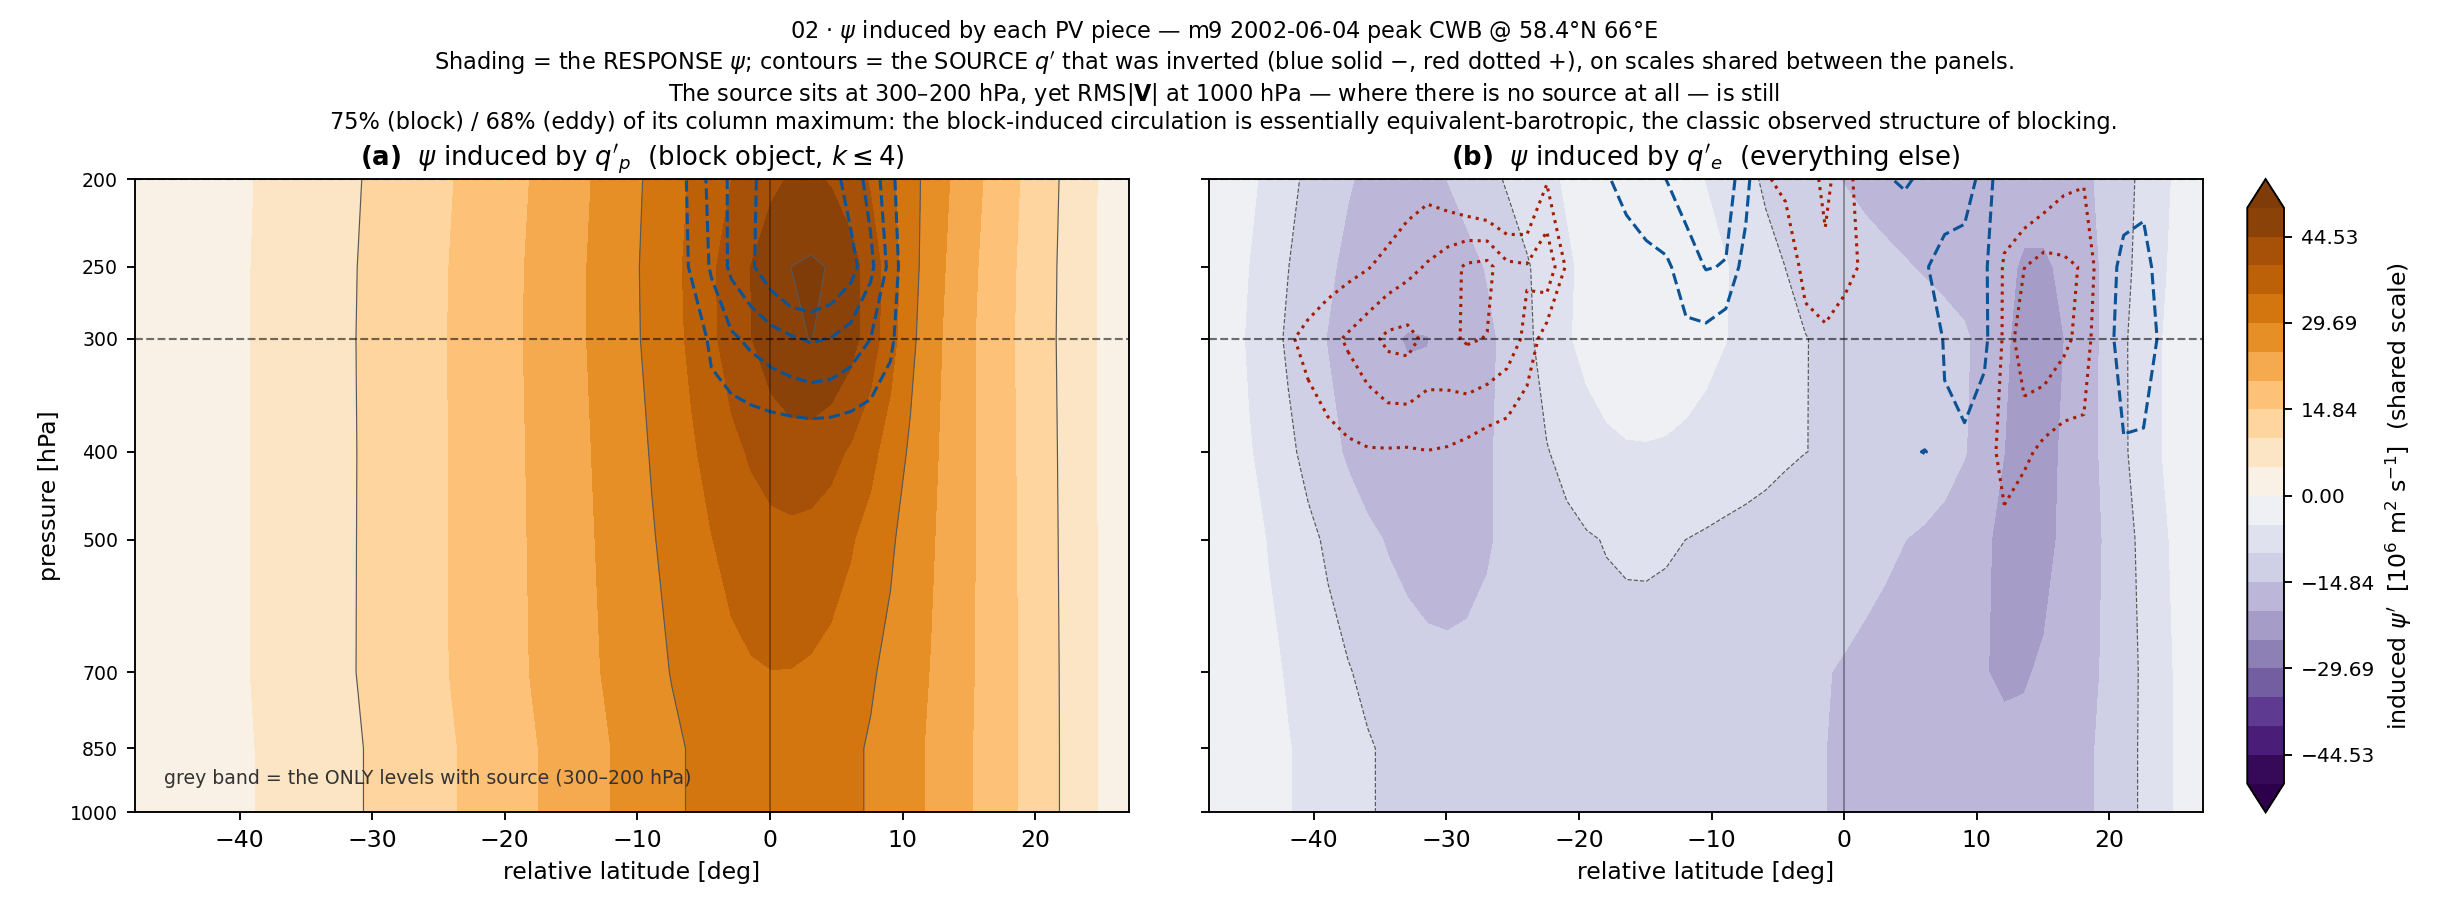

Generate this figure with Python:
#!/usr/bin/env python3
"""02 — the streamfunction each PV piece induces, in y-p.

Left  : psi induced by `pv_anom_p`  (the block object, k<=4, 400-200 hPa)
Right : psi induced by `pv_anom_e`  (everything else)

WHY y-p AND NOT x-y
-------------------
PPVI is an ELLIPTIC problem. The source is confined to 400-200 hPa, but the response is not: a PV
anomaly aloft induces flow at levels where it has no PV at all, over a penetration depth ~ f L / N.
That "action at a distance" is the whole point of a piecewise inversion and it is invisible in an
x-y map. So each panel shades the RESPONSE (psi) and contours the SOURCE (the PV anomaly that was
inverted) on top of it — the vertical offset between the two is the physics.

BOTH PANELS SHARE ONE COLOUR SCALE. Per-panel normalisation would make the block- and eddy-induced
circulations look comparable no matter what their actual amplitudes were; the shared scale is what
makes the comparison mean something.

The panels stop at 200 hPa — 100 hPa is not an object level and its archive PV is ~47% missing.

Reads `_cache.npz` written by 01 (rerun 01 --rebuild if the spec changes).

Run:  micromamba run -n blocking python 02_psi_induced.py [--lon-half 0]
"""
from __future__ import annotations

import argparse
from pathlib import Path

import numpy as np
import matplotlib
matplotlib.use("Agg")
import matplotlib.pyplot as plt

import _evt
from pvtend.ppvi.winds import psi_to_winds

HERE = Path(__file__).resolve().parent
CACHE = HERE / "_cache.npz"
GRID = 1.5
PSI_UNIT = 1e6                      # m^2 s^-1 -> 10^6 m^2 s^-1


def main():
    ap = argparse.ArgumentParser()
    ap.add_argument("--lon-half", type=float, default=0.0,
                    help="average over +-this many deg of relative longitude (0 = single column)")
    args = ap.parse_args()

    if not CACHE.exists():
        raise SystemExit("no _cache.npz — run 01_pv_anom_sections.py first")
    z = np.load(CACHE, allow_pickle=True)
    meta, info = eval(str(z["meta"])), eval(str(z["info"]))
    icen = int(z["icen"])
    band, clat = z["band"], float(meta["clat"])
    rel_lat = band - clat
    y = rel_lat[::-1]                                   # ascending latitude for plotting
    WU = np.array(_evt.WU, float)
    NP = len(WU) - 1                                    # 1000..200
    WUP = WU[:NP]

    h = max(1, int(round(args.lon_half / GRID)))
    csl = slice(icen - h + 1, icen + h) if args.lon_half > 0 else slice(icen, icen + 1)
    sec = lambda a: np.nanmean(a[..., csl], axis=-1)[..., ::-1][:NP]

    psi = {"p": sec(z["psi_p"]) / PSI_UNIT, "e": sec(z["psi_e"]) / PSI_UNIT}
    src = {"p": sec(z["pv_anom_p"]), "e": sec(z["pv_anom_e"])}

    # one scale for both panels — see the docstring
    vmax = float(np.nanmax([np.nanpercentile(np.abs(v), 99.5) for v in psi.values()]))
    lev = np.linspace(-vmax, vmax, 21)
    # source contours: also shared, so "the eddy source is stronger" is readable as such
    smax = float(np.nanmax([np.nanpercentile(np.abs(v), 99) for v in src.values()]))
    sl = smax * np.array([0.2, 0.4, 0.6, 0.8])

    fig, axes = plt.subplots(1, 2, figsize=(14.4, 5.4), sharey=True)
    titles = {"p": r"$\mathbf{(a)}$  $\psi$ induced by $q'_p$  (block object, $k\leq4$)",
              "e": r"$\mathbf{(b)}$  $\psi$ induced by $q'_e$  (everything else)"}

    for ax, key in zip(axes, ("p", "e")):
        cf = ax.contourf(y, WUP, psi[key], levels=lev, cmap="PuOr_r", extend="both")
        ax.contour(y, WUP, psi[key], levels=lev[::4], colors="0.35", linewidths=0.5)
        # the SOURCE, on top of the RESPONSE
        with np.errstate(invalid="ignore"):
            ax.contour(y, WUP, src[key], levels=-sl[::-1], colors="#0b5394", linewidths=1.3)
            ax.contour(y, WUP, src[key], levels=sl, colors="#a61c00", linewidths=1.3,
                       linestyles=":")
        # mark the levels that ACTUALLY carry source, not the nominal piece boundary — the object
        # spans only part of the upper piece and that is exactly what makes the penetration visible
        ax.axhspan(info["levels"][-1], info["levels"][0], color="k", alpha=0.12, zorder=0)
        for pl in (info["levels"][0], info["levels"][-1]):
            ax.axhline(pl, color="k", lw=0.9, ls="--", alpha=0.55)
        ax.axvline(0, color="k", lw=0.7, alpha=0.4)
        ax.set_yscale("log"); ax.set_ylim(1000, 200); ax.set_yticks(WUP)
        ax.set_yticklabels([f"{int(p)}" for p in WUP], fontsize=8); ax.minorticks_off()
        ax.set_xlabel("relative latitude [deg]")
        ax.set_title(titles[key], fontsize=11)
    axes[0].set_ylabel("pressure [hPa]")
    axes[0].text(0.03, 0.045,
                 f"grey band = the ONLY levels with source ({info['levels'][0]}–"
                 f"{info['levels'][-1]} hPa)", transform=axes[0].transAxes, fontsize=8,
                 color="0.2")

    # How far below the source does the response reach? Measure it on the WIND, not on psi.
    # psi carries a large-scale component that never enters the budget; the budget sees V = k x grad psi.
    def wind_profile(key):
        u, v = psi_to_winds(z[f"psi_{key}"], z["band"], GRID, GRID)
        return np.array([np.sqrt(np.nanmean(np.hypot(u[i], v[i]) ** 2)) for i in range(len(_evt.WU))])
    WP = {k: wind_profile(k) for k in ("p", "e")}
    fb = {k: float(WP[k][0] / WP[k].max()) for k in WP}         # 1000 hPa vs the column maximum

    fig.suptitle(
        f"02 · $\\psi$ induced by each PV piece — m{meta['member']} "
        f"{meta['year']}-{meta['month']:02d}-{meta['day']:02d} {meta['stage']} {meta['label']} "
        f"@ {meta['clat']:.1f}°N {meta['clon']:.0f}°E\n"
        f"Shading = the RESPONSE $\\psi$; contours = the SOURCE $q'$ that was inverted "
        f"(blue solid −, red dotted +), on scales shared between the panels.\n"
        f"The source sits at {info['levels'][0]}–{info['levels'][-1]} hPa, yet RMS$|\\mathbf{{V}}|$ "
        f"at 1000 hPa — where there is no source at all — is still\n{100*fb['p']:.0f}% (block) / "
        f"{100*fb['e']:.0f}% (eddy) of its column maximum: the block-induced circulation is "
        f"essentially equivalent-barotropic, the classic observed structure of blocking.",
        fontsize=9.5)
    fig.subplots_adjust(top=0.805, left=0.055, right=0.90, bottom=0.115, wspace=0.08)
    _evt.side_colorbar(fig, cf, axes,
                       r"induced $\psi'$  [$10^6$ m$^2$ s$^{-1}$]  (shared scale)")
    out = HERE / "02_psi_induced.png"
    fig.savefig(out, dpi=170, facecolor="white")
    print(f"wrote {out.name}")
    print(f"  event      : m{meta['member']} {meta['year']}-{meta['month']:02d}-"
          f"{meta['day']:02d} {meta['stage']} {meta['label']}  object {info['levels']} hPa")
    print(f"  {'hPa':>7s} {'RMS|V_p|':>10s} {'RMS|V_e|':>10s}   (m/s; source = 300-200)")
    for i, pr in enumerate(_evt.WU):
        tag = "  <- source" if pr in info["levels"] else ""
        print(f"  {pr:7d} {WP['p'][i]:10.3f} {WP['e'][i]:10.3f}{tag}")
    print(f"  1000 hPa / column max:  block {fb['p']:.2f}   eddy {fb['e']:.2f}")
    for k, nm in (("p", "block"), ("e", "eddy ")):
        print(f"  psi_{k} ({nm}): p99|psi| = "
              f"{np.nanpercentile(np.abs(z[f'psi_{k}']),99)/PSI_UNIT:7.3f} e6 m2/s")
    r = np.nanpercentile(np.abs(z["psi_p"]), 99) / np.nanpercentile(np.abs(z["psi_e"]), 99)
    print(f"  amplitude ratio block/eddy = {r:.2f}")


if __name__ == "__main__":
    main()
